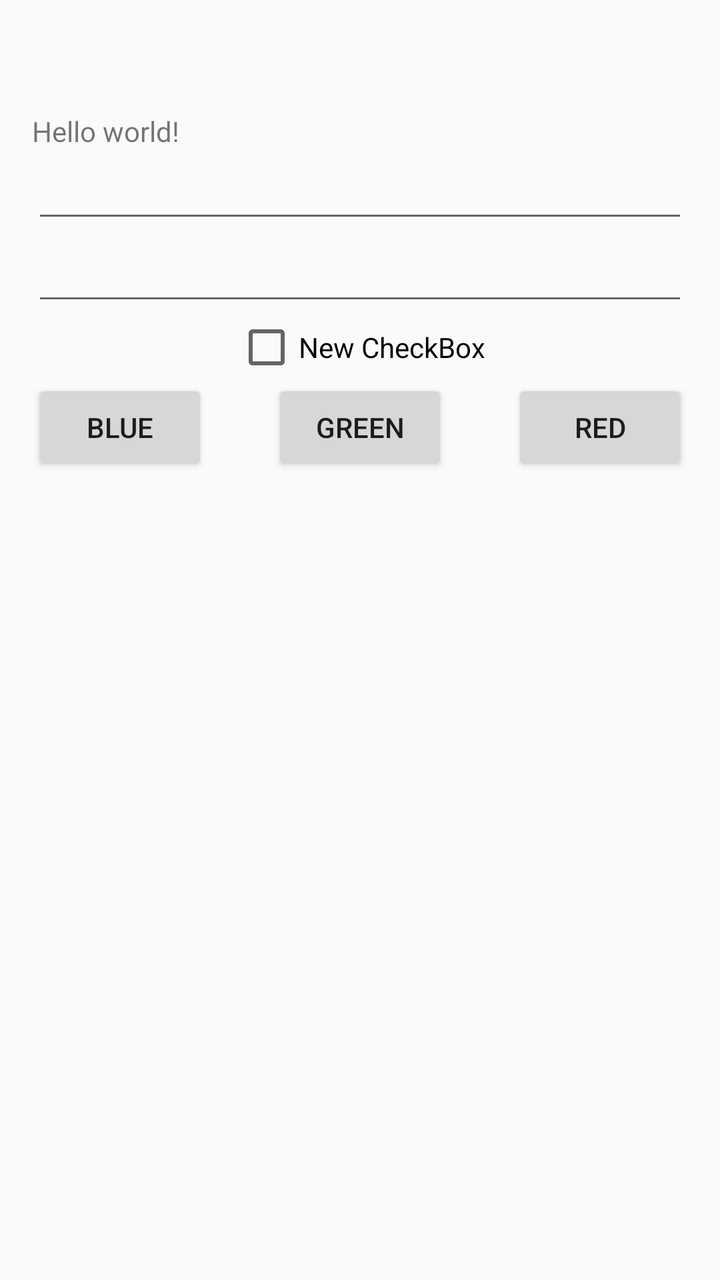
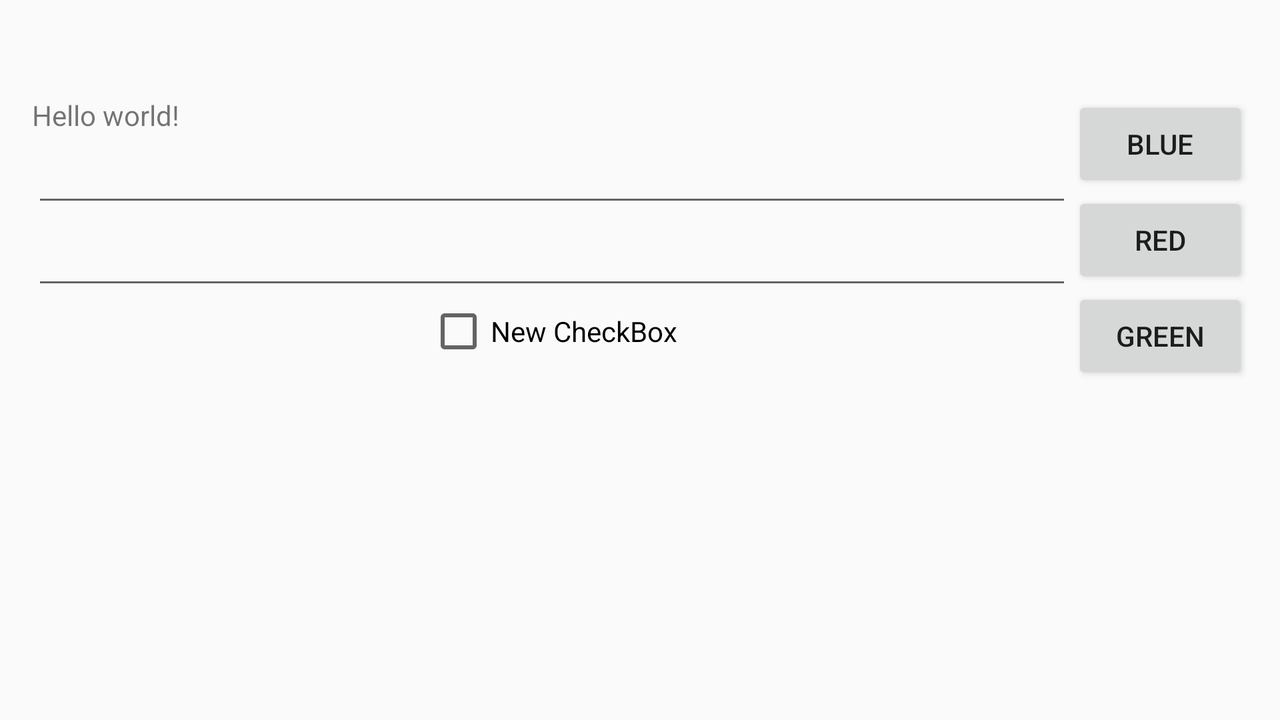

First picture: res/layout/ on a phone held upright. Second picture: the repository's own variant of that layout, on a device whose configuration matches the variant's folder. Source for both follows.
<!-- AndroidManifest.xml: application theme AppTheme -->
<!-- res/layout/main_content.xml -->
<RelativeLayout xmlns:android="http://schemas.android.com/apk/res/android"
    xmlns:tools="http://schemas.android.com/tools" android:layout_width="match_parent"
    android:layout_height="match_parent" android:paddingLeft="@dimen/activity_horizontal_margin"
    android:paddingRight="@dimen/activity_horizontal_margin"
    android:paddingTop="?android:actionBarSize"
    android:paddingBottom="@dimen/activity_vertical_margin" tools:context=".MainActivity">

    <LinearLayout
        android:orientation="vertical"
        android:layout_width="match_parent"
        android:layout_height="wrap_content"
        android:id="@+id/linearLayout">

        <TextView android:text="@string/hello_world" android:layout_width="wrap_content"
            android:layout_height="wrap_content" />

        <EditText
            android:layout_width="match_parent"
            android:layout_height="wrap_content"
            android:id="@+id/editText" />

        <EditText
            android:layout_width="match_parent"
            android:layout_height="wrap_content"
            android:id="@+id/editText2" />

        <CheckBox
            android:layout_width="wrap_content"
            android:layout_height="wrap_content"
            android:text="New CheckBox"
            android:id="@+id/checkBox"
            android:layout_gravity="center_horizontal" />
    </LinearLayout>

    <Button
        android:layout_width="wrap_content"
        android:layout_height="wrap_content"
        android:text="@string/btn_text_blue"
        android:id="@+id/btn_blue"
        android:layout_below="@+id/linearLayout"
        android:layout_alignParentLeft="true"
        android:layout_alignParentStart="true" />

    <Button
        android:layout_width="wrap_content"
        android:layout_height="wrap_content"
        android:text="@string/btn_text_red"
        android:id="@+id/btn_red"
        android:layout_below="@+id/linearLayout"
        android:layout_alignParentRight="true"
        android:layout_alignParentEnd="true" />

    <Button
        android:layout_width="wrap_content"
        android:layout_height="wrap_content"
        android:text="@string/btn_text_green"
        android:id="@+id/btn_green"
        android:layout_below="@+id/linearLayout"
        android:layout_centerHorizontal="true" />

</RelativeLayout>
<!-- resources referenced by this layout -->
<resources>
  <dimen name="activity_horizontal_margin">16dp</dimen>
  <dimen name="activity_vertical_margin">16dp</dimen>
  <string name="btn_text_blue">blue</string>
  <string name="btn_text_green">green</string>
  <string name="btn_text_red">red</string>
  <string name="hello_world">Hello world!</string>
  <style name="AppTheme" parent="Theme.AppCompat.Light.NoActionBar">
          
          <item name="colorPrimary">@color/color_primary</item>
          <item name="colorPrimaryDark">@color/color_primary_dark</item>
          <item name="colorAccent">@color/color_primary</item>
  
      </style>
  <color name="color_primary">#FF33B5E5</color>
  <color name="color_primary_dark">#FF0099CC</color>
</resources>
<!-- res/layout-land/main_content.xml (the author's variant of the layout above) -->
<!-- drawn on the phone turned sideways -->
<RelativeLayout xmlns:android="http://schemas.android.com/apk/res/android"
    xmlns:tools="http://schemas.android.com/tools" android:layout_width="match_parent"
    android:layout_height="match_parent" android:paddingLeft="@dimen/activity_horizontal_margin"
    android:paddingRight="@dimen/activity_horizontal_margin"
    android:paddingTop="?android:actionBarSize"
    android:paddingBottom="@dimen/activity_vertical_margin" tools:context=".MainActivity">

    <LinearLayout
        android:orientation="vertical"
        android:layout_width="wrap_content"
        android:layout_height="wrap_content"
        android:id="@+id/linearLayout"
        android:layout_toLeftOf="@+id/linearLayout2"
        android:layout_alignParentLeft="true"
        android:layout_alignParentStart="true">

        <TextView android:text="@string/hello_world" android:layout_width="wrap_content"
            android:layout_height="wrap_content" />

        <EditText
            android:layout_width="match_parent"
            android:layout_height="wrap_content"
            android:id="@+id/editText" />

        <EditText
            android:layout_width="match_parent"
            android:layout_height="wrap_content"
            android:id="@+id/editText2" />

        <CheckBox
            android:layout_width="wrap_content"
            android:layout_height="wrap_content"
            android:text="New CheckBox"
            android:id="@+id/checkBox"
            android:layout_gravity="center_horizontal" />
    </LinearLayout>

    <LinearLayout
        android:orientation="vertical"
        android:layout_width="wrap_content"
        android:layout_height="wrap_content"
        android:layout_alignParentEnd="true"
        android:layout_alignParentRight="true"
        android:id="@+id/linearLayout2">

        <Button
            android:layout_width="wrap_content"
            android:layout_height="wrap_content"
            android:text="@string/btn_text_blue"
            android:id="@+id/btn_blue"/>

        <Button
            android:layout_width="wrap_content"
            android:layout_height="wrap_content"
            android:text="@string/btn_text_red"
            android:id="@+id/btn_red"/>

        <Button
            android:layout_width="wrap_content"
            android:layout_height="wrap_content"
            android:text="@string/btn_text_green"
            android:id="@+id/btn_green"/>

    </LinearLayout>

</RelativeLayout>
